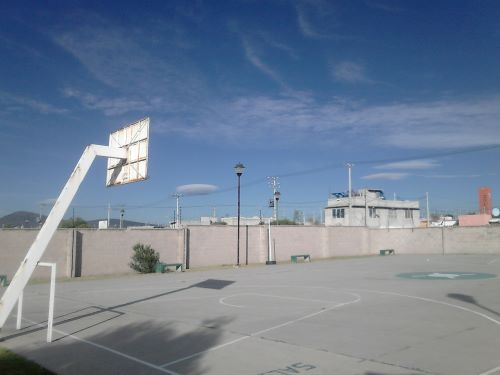
#> input picture Proyecto/Imagenes/DSC_04022.jpg, 500 x 375 px, found by its file name
$ python bordes2.py
#> lines starting #> are read from the running program, lines starting #| are printed output that depends on the picture; after the words box and inside, x2 and y2 are one past the last pixel; in counts of white or black regions, pixels touching at a corner belong together
# -*- coding: utf-8 -*-
"""
Created on Tue May 18 17:15:15 2021

UNIVERSIDAD AUTÓNOMA DEL ESTADO DE MÉXICO
CU UAEM ZUMPANGO
UA: Tratamiento de imagenes
TEMA: Bordes con OpenCV
Alumno: Antonio Alberto de la Luz Perez Rodriguez
Profesora: Mtra. Edith Cristina Herrena Luna
Descripción:
"""

import numpy as np
import cv2

#Cargamos una fuente de texto
font = cv2.FONT_HERSHEY_SIMPLEX

#Abrimos la imagen
imagen = cv2.imread('/Users/MI PC/Documents/Tratamiento de imagenes/Proyecto/Imagenes/DSC_04022.jpg')
#> imagen is the input picture: shape (375, 500, 3); mean B, G, R 149.1, 128.1, 112.3
if(imagen is None):
    print("Error: no se ha podido encontrar la imagen")
    quit()

#Convertimos la imagen a HSV
hsv = cv2.cvtColor(imagen, cv2.COLOR_BGR2HSV)
#> hsv: shape (375, 500, 3); mean H, S, V 77.1, 74.5, 151.6

#Extraemos el fondo verde
verde_bajos = np.array([50,1,1])
verde_altos = np.array([100, 254, 254])
fondo = cv2.inRange(hsv, verde_bajos, verde_altos)
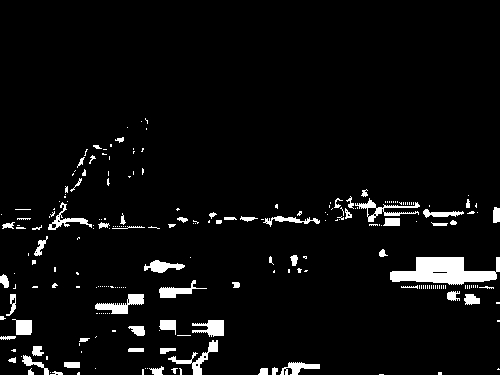
#> fondo: shape (375, 500); 4.8% white; 234 white regions (168 under 20 px), largest, box (x1, y1, x2, y2) and area: (390, 257, 500, 285) 1902, (95, 294, 144, 314) 436, (168, 340, 218, 375) 398

#Invertimos la mascara para obtener las bolas
bolas = cv2.bitwise_not(fondo)


#Eliminamos ruido
kernel = np.ones((3,3),np.uint8)
bolas = cv2.morphologyEx(bolas,cv2.MORPH_OPEN,kernel)
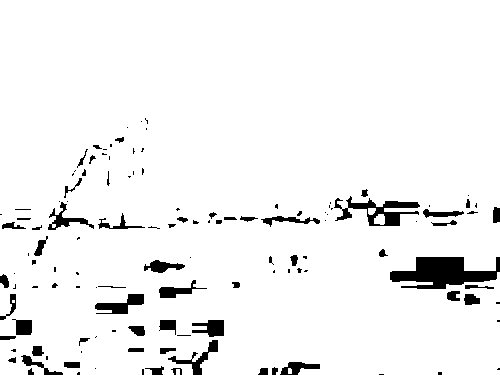
#> bolas: shape (375, 500); 94.8% white; 126 black regions (66 under 20 px), largest, box (x1, y1, x2, y2) and area: (390, 257, 500, 289) 2101, (334, 196, 420, 226) 976, (95, 294, 144, 314) 484
bolas = cv2.morphologyEx(bolas,cv2.MORPH_CLOSE,kernel)
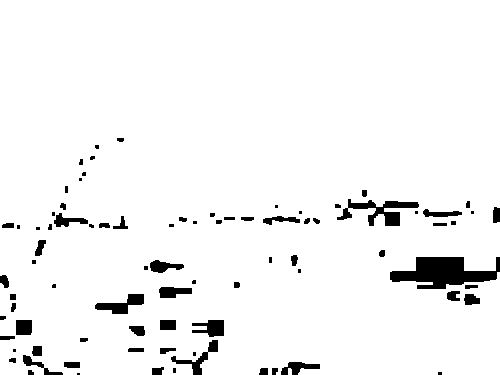
#> bolas: shape (375, 500); 95.4% white; 83 black regions (26 under 20 px)


#Buscamos los contornos de las bolas y los dibujamos en verde
contours,_ = cv2.findContours(bolas, cv2.RETR_LIST, cv2.CHAIN_APPROX_SIMPLE)
#> contours = 74 contours, 13 with area under 20; largest, box (x1, y1, x2, y2) and area: (0, 0, 500, 375) 183122, (347, 198, 420, 227) 878, (94, 293, 145, 315) 532, (191, 319, 225, 338) 420, (158, 286, 193, 299) 314
cv2.drawContours(imagen, contours, -1, (0,255,0), 2)
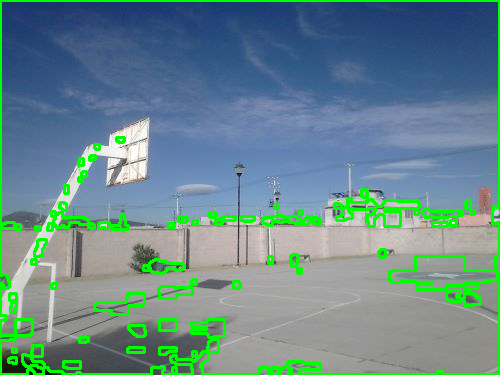
#> imagen: shape (375, 500, 3); 7.48% of pixels changed, all inside (x1, y1, x2, y2) = (0, 0, 500, 375)

#Buscamos el centro de las bolas y lo pintamos en rojo
for i in contours:
    #Calcular el centro a partir de los momentos
    momentos = cv2.moments(i)
    cx = int(momentos['m10']/momentos['m00'])
    cy = int(momentos['m01']/momentos['m00'])

    #Dibujar el centro
    cv2.circle(imagen,(cx, cy), 3, (0,0,255), -1)

    #Escribimos las coordenadas del centro
    cv2.putText(imagen,"(x: " + str(cx) + ", y: " + str(cy) + ")",(cx+10,cy+10), font, 0.5,(255,255,255),1)
#> this loop made 74 passes
#> (cx, cy) on passes 1 to 12: (289, 371), (174, 370), (71, 364), (12, 359), (31, 361), (194, 353), (14, 350), (166, 349), (135, 349), (36, 350), (212, 345), (83, 339)
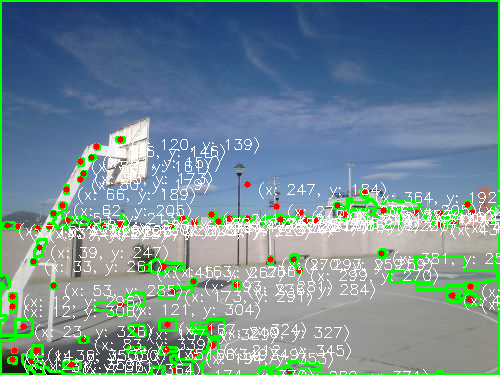
#> imagen: shape (375, 500, 3); 7.82% of pixels changed, all inside (x1, y1, x2, y2) = (4, 136, 500, 375)

#Mostramos la imagen final
cv2.imshow('Final', imagen)

#Salir con ESC
while(1):
    tecla = cv2.waitKey(5) & 0xFF
#> (key Esc is pressed here)
    if tecla == 27:
        break

#Destruir la ventana y salir
cv2.destroyAllWindows()
quit()
#> (the program exits here)
